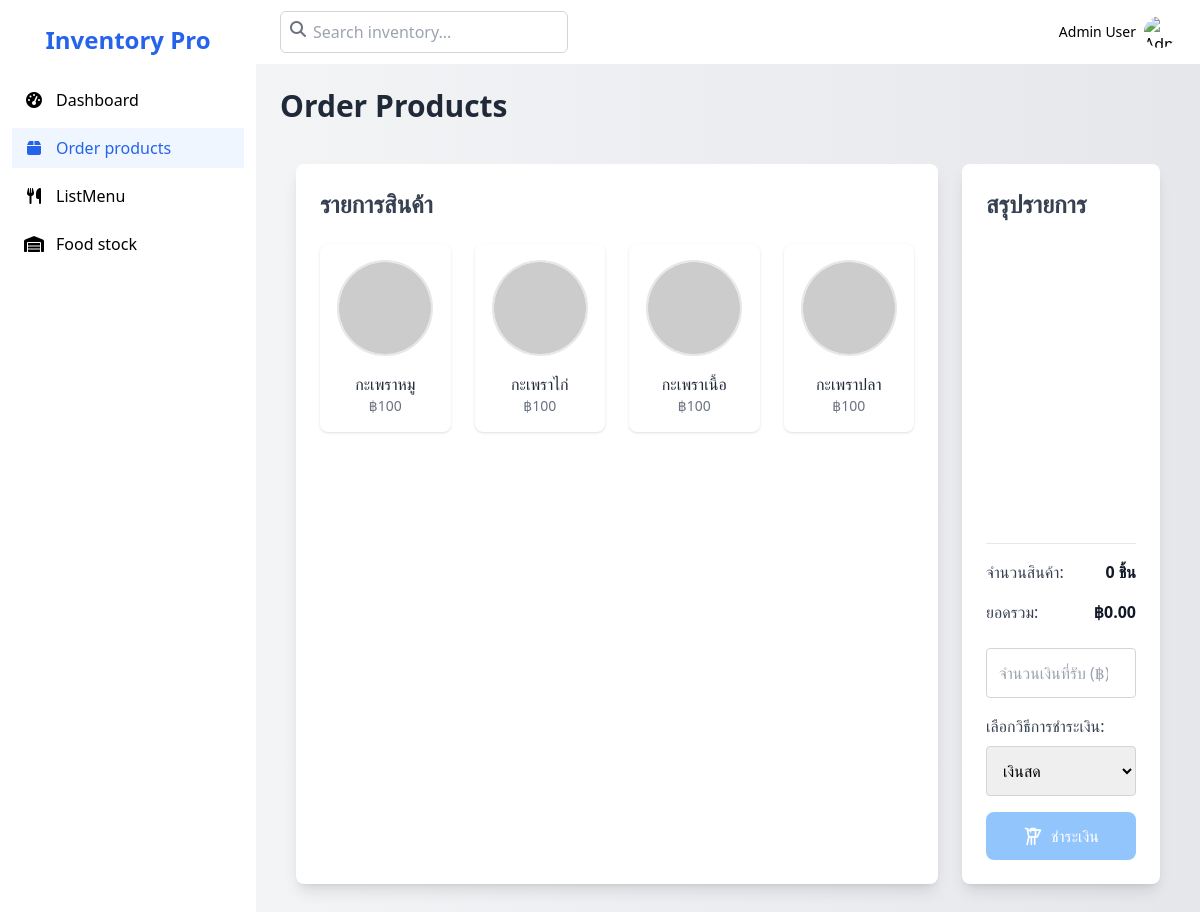
Page /client/orderproduct.php on the committed database.
### tables this page shows
CREATE TABLE `menu` (
  `id` int(11) NOT NULL,
  `menu_name` varchar(11) NOT NULL,
  `ingredient1` varchar(11) NOT NULL,
  `ingredient2` int(11) NOT NULL,
  `ingredient3` int(11) NOT NULL,
  `ingredient4` int(11) NOT NULL,
  `price` int(11) NOT NULL
);

### client/orderproduct.php (the view, shortened to what this page needs)
<!DOCTYPE html>
<html lang="en">
<head>
  <script src="https://cdn.tailwindcss.com"></script>
  <link rel="stylesheet" href="https://cdnjs.cloudflare.com/ajax/libs/font-awesome/6.6.0/css/all.min.css" />
</head>
<body class="flex h-screen overflow-hidden bg-gray-50">
  <aside class="hidden w-64 flex-shrink-0 bg-white shadow-lg lg:block">
    <div class="flex h-full flex-col">
      <div class="flex items-center justify-center p-6">
        <h1 class="text-2xl font-bold text-blue-600">Inventory Pro</h1>
      </div>
      <nav class="flex-1 space-y-2 px-3">
        <a href="main.php" class="w-full flex items-center px-3 py-2 hover:bg-blue-50 hover:text-blue-600">
            <i class="fas fa-tachometer-alt fa-fw mr-3" ></i>
            Dashboard
          </a>
        <a href="orderproduct.php" class="w-full flex items-center px-3 py-2 bg-blue-50 text-blue-600 ">
          <i class="fas fa-box fa-fw mr-3" aria-hidden="true"></i>
          Order products
        </a>
        <a href="productcate.php" class="w-full flex items-center px-3 py-2 hover:bg-blue-50 hover:text-blue-600">
          <i class="fas fa-utensils fa-fw mr-3"></i>
          ListMenu
        </a>
        <a href="cate.php" class="w-full flex items-center px-3 py-2 hover:bg-blue-50 hover:text-blue-600">
          <i class="fas fa-warehouse fa-fw mr-3"></i>
          Food stock
        </a>
      </nav>
    </div>
  </aside>
  <div class="flex flex-1 flex-col overflow-hidden">
    <header class="flex h-16 items-center justify-between bg-white px-6 shadow-sm">
      <div class="flex items-center">
        <div class="relative">
          <i class="fas fa-search absolute left-2.5 top-2.5 h-4 w-4 text-gray-500"></i>
          <input
            class="w-72 pl-8 py-2 border border-gray-300 rounded-md"
            placeholder="Search inventory..."
            type="search"
          />
        </div>
      </div>
      <div class="relative">
        <button class="flex items-center">
          <span class="mr-2 text-sm font-medium">Admin User</span>
          <img
            alt="Admin avatar"
            class="h-8 w-8 rounded-full"
            src="/placeholder.svg?height=32&width=32"
          />
        </button>
      </div>
    </header>
    <main class="flex-1 overflow-y-auto bg-gradient-to-r from-gray-100 to-gray-200 p-6">
        <h2 class="mb-6 text-3xl font-bold text-gray-800">Order Products</h2>
        <div class="container mx-auto p-4">
          <div class="grid grid-cols-1 lg:grid-cols-4 gap-6">
            <div class="lg:col-span-3 bg-white rounded-lg shadow-lg p-6">
              <h2 class="text-2xl font-semibold mb-6 text-gray-700">รายการสินค้า</h2>
              <div class="grid grid-cols-2 sm:grid-cols-3 md:grid-cols-4 gap-6">
                <?php
                try {
                    $stmt = $conn->query("SELECT menu_name, price FROM menu");
                    $products = $stmt->fetchAll(PDO::FETCH_ASSOC);
                } catch (PDOException $e) {
                    echo "<script>
                            Swal.fire({
                                title: 'Error!',
                                text: 'Error fetching products: " . $e->getMessage() . "',
                                icon: 'error',
                                confirmButtonText: 'OK'
                            });
                          </script>";
                    exit;
                }
                foreach ($products as $product) {
                    echo '<div class="bg-white rounded-lg shadow hover:shadow-xl transition-shadow duration-300 cursor-pointer p-4 flex flex-col items-center" onclick="addToCart(\'' . htmlspecialchars($product['menu_name']) . '\', ' . htmlspecialchars($product['price']) . ')">';
                    echo '<img src="https://via.placeholder.com/80" alt="' . htmlspecialchars($product['menu_name']) . '" class="w-24 h-24 object-cover mb-4 rounded-full border-2 border-gray-200">';
                    echo '<h3 class="font-medium text-center text-gray-800">' . htmlspecialchars($product['menu_name']) . '</h3>';
                    echo '<p class="text-sm text-gray-500">฿' . htmlspecialchars($product['price']) . '</p>';
                    echo '</div>';
                }
                ?>
              </div>
            </div>
            <div class="bg-white rounded-lg shadow-lg p-6">
              <h2 class="text-2xl font-semibold mb-6 text-gray-700">สรุปรายการ</h2>
              <div class="h-[300px] overflow-y-auto pr-2 mb-4 border-b border-gray-200">
              </div>
              <div class="flex justify-between mb-4">
                <span class="text-gray-700">จำนวนสินค้า:</span>
                <span id="total-items" class="font-semibold text-gray-900">0 ชิ้น</span>
              </div>
              <div class="flex justify-between mb-6">
                <span class="text-gray-700">ยอดรวม:</span>
                <span id="total-price" class="font-semibold text-gray-900">฿0.00</span>
              </div>
              <input
                type="number"
                id="cash-input"
                placeholder="จำนวนเงินที่รับ (฿)"
                class="w-full p-3 border border-gray-300 rounded mb-4 focus:outline-none focus:ring-2 focus:ring-blue-500"
              />
              <div class="mb-4">
                <label class="block text-gray-700 mb-2">เลือกวิธีการชำระเงิน:</label>
                <select id="payment-method" class="w-full p-3 border border-gray-300 rounded focus:outline-none focus:ring-2 focus:ring-blue-500">
                  <option value="cash">เงินสด</option>
                </select>
              </div>
              <button
                id="checkout-button"
                class="w-full bg-blue-600 text-white p-3 rounded-lg flex justify-center items-center space-x-2 transition-transform transform hover:scale-105 disabled:bg-blue-300 disabled:cursor-not-allowed"
                disabled
              >
                <svg xmlns="http://www.w3.org/2000/svg" class="h-5 w-5" fill="none" viewBox="0 0 24 24" stroke="currentColor">
                  <path stroke-linecap="round" stroke-linejoin="round" stroke-width="2" d="M3 3h2l.4 2M7 13h10l4-8H5.4M7 13L5.4 5M7 13l-2 9m5-9v9m4-9v9m1-10V4a1 1 0 00-1-1h-4a1 1 0 00-1 1v3" />
                </svg>
                <span>ชำระเงิน</span>
              </button>
            </div>
            </div>
          </div>
        </div>
</body>
</html>

### rows in the picture
menu: menu_name "กะเพราหมู", price "100"
menu: menu_name "กะเพราไก่", price "100"
menu: menu_name "กะเพราเนื้อ", price "100"
menu: menu_name "กะเพราปลา", price "100"
